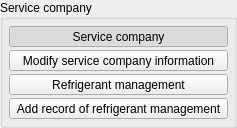
    <widget class="QGroupBox" name="gb_service_company">
     <property name="title">
      <string>Service company</string>
     </property>
     <layout class="QVBoxLayout" name="verticalLayout_2">
      <property name="spacing">
       <number>3</number>
      </property>
      <property name="margin">
       <number>6</number>
      </property>
      <item>
       <widget class="QToolButton" name="tbtn_view_service_company">
        <property name="sizePolicy">
         <sizepolicy hsizetype="Minimum" vsizetype="Fixed">
          <horstretch>0</horstretch>
          <verstretch>0</verstretch>
         </sizepolicy>
        </property>
        <property name="statusTip">
         <string>View service company</string>
        </property>
        <property name="text">
         <string>Service company</string>
        </property>
        <property name="icon">
         <iconset resource="resources.qrc">
          <normaloff>:/images/images/view.png</normaloff>:/images/images/view.png</iconset>
        </property>
        <property name="iconSize">
         <size>
          <width>16</width>
          <height>16</height>
         </size>
        </property>
        <property name="checkable">
         <bool>true</bool>
        </property>
        <property name="checked">
         <bool>true</bool>
        </property>
        <property name="toolButtonStyle">
         <enum>Qt::ToolButtonTextBesideIcon</enum>
        </property>
       </widget>
      </item>
      <item>
       <widget class="QToolButton" name="tbtn_modify_service_company">
        <property name="sizePolicy">
         <sizepolicy hsizetype="Minimum" vsizetype="Fixed">
          <horstretch>0</horstretch>
          <verstretch>0</verstretch>
         </sizepolicy>
        </property>
        <property name="statusTip">
         <string>Modify service company information</string>
        </property>
        <property name="text">
         <string>Modify service company information</string>
        </property>
       </widget>
      </item>
      <item>
       <widget class="QToolButton" name="tbtn_view_refrigerant_management">
        <property name="sizePolicy">
         <sizepolicy hsizetype="Minimum" vsizetype="Fixed">
          <horstretch>0</horstretch>
          <verstretch>0</verstretch>
         </sizepolicy>
        </property>
        <property name="statusTip">
         <string>View records of refrigerant management</string>
        </property>
        <property name="text">
         <string>Refrigerant management</string>
        </property>
        <property name="icon">
         <iconset resource="resources.qrc">
          <normaloff>:/images/images/view.png</normaloff>:/images/images/view.png</iconset>
        </property>
        <property name="iconSize">
         <size>
          <width>16</width>
          <height>16</height>
         </size>
        </property>
        <property name="checkable">
         <bool>true</bool>
        </property>
        <property name="toolButtonStyle">
         <enum>Qt::ToolButtonTextBesideIcon</enum>
        </property>
       </widget>
      </item>
      <item>
       <widget class="QToolButton" name="tbtn_add_record_of_refrigerant_management">
        <property name="sizePolicy">
         <sizepolicy hsizetype="Minimum" vsizetype="Fixed">
          <horstretch>0</horstretch>
          <verstretch>0</verstretch>
         </sizepolicy>
        </property>
        <property name="statusTip">
         <string>Add record of refrigerant management</string>
        </property>
        <property name="text">
         <string>Add record of refrigerant management</string>
        </property>
        <property name="icon">
         <iconset resource="resources.qrc">
          <normaloff>:/images/images/add16.png</normaloff>:/images/images/add16.png</iconset>
        </property>
        <property name="iconSize">
         <size>
          <width>16</width>
          <height>16</height>
         </size>
        </property>
        <property name="toolButtonStyle">
         <enum>Qt::ToolButtonTextBesideIcon</enum>
        </property>
       </widget>
      </item>
     </layout>
    </widget>
